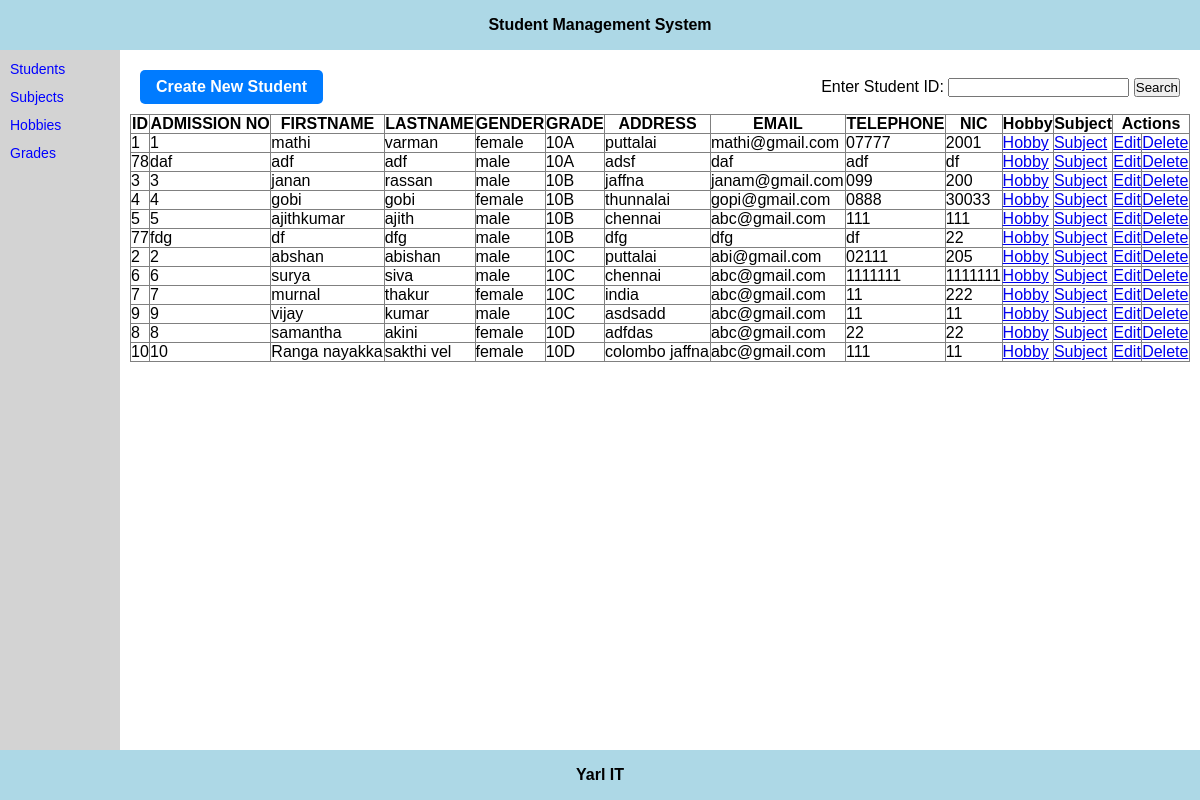
The page / on the database its author committed.
### tables this page shows
CREATE TABLE `students` (
  `id` int NOT NULL AUTO_INCREMENT,
  `admission_no` varchar(50) DEFAULT NULL,
  `first_name` varchar(250) DEFAULT NULL,
  `last_name` varchar(250) DEFAULT NULL,
  `gender` varchar(10) DEFAULT NULL,
  `address` varchar(250) DEFAULT NULL,
  `email` varchar(259) DEFAULT NULL,
  `telephone_no` varchar(50) DEFAULT NULL,
  `nic` varchar(20) DEFAULT NULL,
  `created_at` timestamp NULL DEFAULT CURRENT_TIMESTAMP,
  `updated_at` datetime DEFAULT CURRENT_TIMESTAMP,
  `deleted_at` datetime DEFAULT NULL,
  `grade_id` int DEFAULT NULL,
  PRIMARY KEY (`id`),
  KEY `grade_id` (`grade_id`)
);

CREATE TABLE `grades` (
  `id` int NOT NULL AUTO_INCREMENT,
  `grade_number` int DEFAULT NULL,
  `grade_type` varchar(5) DEFAULT NULL,
  `grade` varchar(10) DEFAULT NULL,
  PRIMARY KEY (`id`)
);

### students/index.php (the view, shortened to what this page needs)
<!DOCTYPE html>
<html lang="en">
<head>
</head>
<body>
    <?php
    $connection = mysqli_connect("localhost","root","root","crudsystem");
    $sql = "SELECT `students`.`id`,`admission_no`,`first_name`,`last_name`,`gender`,`grade`,`address`,`email`,`telephone_no`,`nic` FROM `students` INNER JOIN `grades` ON `students`.`grade_id` = `grades`.`id`";
    $result = mysqli_query($connection,$sql);
    $studuents= mysqli_fetch_all($result,MYSQLI_ASSOC);
    ?>
    <div class="container">
    <div>
        <a href="index.php?page=create&section=students" class="button-link">Create New Student</a>
    </div>
    <div>
        <form action="index.php?page=search&section=students" method="post">
            <label for="sstu">Enter Student ID:</label>
            <input type="text" name="sstu" id="sstu">
            <input type="submit" value="Search">
        </form>
    </div>
    </div>
    <div style="overflow-x: auto; max-width: 100%;">
        <table border="1" style="width: 100%; border-collapse: collapse;">
            <tr align="center">
                <th>ID</th>
                <th>ADMISSION NO</th>
                <th>FIRSTNAME</th>
                <th>LASTNAME</th>
                <th>GENDER</th>
                <th>GRADE</th>
                <th>ADDRESS</th>
                <th>EMAIL</th>
                <th>TELEPHONE</th>
                <th>NIC</th>
                <th>Hobby</th>
                <th>Subject</th>
                <th colspan="2">Actions</th>
            </tr>
            <?php foreach ($studuents as $student): ?>
                <tr>
                    <td><?php echo $student['id'] ?></td>
                    <td><?php echo $student['admission_no'] ?></td>
                    <td><?php echo $student['first_name'] ?></td>
                    <td><?php echo $student['last_name'] ?></td>
                    <td><?php echo $student['gender'] ?></td>
                    <td><?php echo $student['grade'] ?></td>
                    <td><?php echo $student['address'] ?></td>
                    <td><?php echo $student['email'] ?></td>
                    <td><?php echo $student['telephone_no'] ?></td>
                    <td><?php echo $student['nic'] ?></td>
                    <td><a href="index.php?page=viewhobby&section=hobbies&id=<?php echo $student['id']; ?>">Hobby</a></td>
                    <td><a href="index.php?page=viewsubject&section=subjects&id=<?php echo $student['id']; ?>">Subject</a></td>
                    <td><a href="index.php?page=edit&section=students&id=<?php echo $student['id']; ?>">Edit</a></td>
                    <td><a href="index.php?page=delete&section=students&id=<?php echo $student['id']; ?>" onclick="return confirm('Do you want to delete?')">Delete</a></td>
                </tr>
            <?php endforeach; ?>
        </table>
    </div>
</body>
</html>

### index.php (shortened to what this page needs)
<!DOCTYPE html>
<html lang="en">
<head>
</head>
<body>
  <div class="header">Student Management System</div>
  <div class="main">
    <div class="sidebar">
      <ul>
        <li><a href="index.php?page=index&section=students">Students</a></li>
        <li><a href="index.php?page=index&section=subjects">Subjects</a></li>
        <li><a href="index.php?page=index&section=hobbies">Hobbies</a></li>
        <li><a href="index.php?page=index&section=grades">Grades</a></li>
      </ul>
    </div>
    <div class="content">
      <?php
        $page = $_GET['page'];
        $section = $_GET['section'];
        $path = './' . $section . '/' . $page . '.php';
        if(file_exists($path)){
            include $path;
        } else {
            echo "<h1>Page not found!</h1>";
        }
      ?>
    </div>
  </div>
  <div class="footer">Yarl IT</div>
</body>
</html>

### index.php (style rules this page uses)
* { margin: 0; padding: 0; box-sizing: border-box; }
body, html { height: 100%; font-family: Arial, sans-serif; }
.header, .footer { height: 50px; background-color: lightblue; display: flex; justify-content: center; align-items: center; font-weight: bold; }
.main { display: flex; height: calc(100vh - 100px); }
.sidebar { width: 10%; background-color: lightgray; padding: 10px; }
.sidebar ul { list-style-type: none; }
.sidebar li { margin-bottom: 10px; }
.sidebar a { text-decoration: none; color: blue; font-size: 14px; }
.content { width: 90%; padding: 10px; background-color: white; overflow-y: auto; }

### students/index.php (style rules this page uses)
.container { display: flex; justify-content: space-between; align-items: center; padding: 10px; }
.button-link { display: inline-block; padding: 8px 16px; background-color: #007BFF; color: white; text-decoration: none; border-radius: 5px; font-weight: bold; }

### rows shown on the page
students: id "1", admission_no "1", first_name "mathi", last_name "varman", gender "female", grade.grade "10A", address "puttalai", email "mathi@gmail.com", telephone_no "07777", nic "2001"
students: id "78", admission_no "daf", first_name "adf", last_name "adf", gender "male", grade.grade "10A", address "adsf", email "daf", telephone_no "adf", nic "df"
students: id "3", admission_no "3", first_name "janan", last_name "rassan", gender "male", grade.grade "10B", address "jaffna", email "janam@gmail.com", telephone_no "099", nic "200"
students: id "4", admission_no "4", first_name "gobi", last_name "gobi", gender "female", grade.grade "10B", address "thunnalai", email "gopi@gmail.com", telephone_no "0888", nic "30033"
students: id "5", admission_no "5", first_name "ajithkumar", last_name "ajith", gender "male", grade.grade "10B", address "chennai", email "abc@gmail.com", telephone_no "111", nic "111"
students: id "77", admission_no "fdg", first_name "df", last_name "dfg", gender "male", grade.grade "10B", address "dfg", email "dfg", telephone_no "df", nic "22"
students: id "2", admission_no "2", first_name "abshan", last_name "abishan", gender "male", grade.grade "10C", address "puttalai", email "abi@gmail.com", telephone_no "02111", nic "205"
students: id "6", admission_no "6", first_name "surya", last_name "siva", gender "male", grade.grade "10C", address "chennai", email "abc@gmail.com", telephone_no "1111111", nic "1111111"
students: id "7", admission_no "7", first_name "murnal", last_name "thakur", gender "female", grade.grade "10C", address "india", email "abc@gmail.com", telephone_no "11", nic "222"
students: id "9", admission_no "9", first_name "vijay", last_name "kumar", gender "male", grade.grade "10C", address "asdsadd", email "abc@gmail.com", telephone_no "11", nic "11"
students: id "8", admission_no "8", first_name "samantha", last_name "akini", gender "female", grade.grade "10D", address "adfdas", email "abc@gmail.com", telephone_no "22", nic "22"
students: id "10", admission_no "10", first_name "Ranga nayakka", last_name "sakthi vel", gender "female", grade.grade "10D", address "colombo jaffna", email "abc@gmail.com", telephone_no "111", nic "11"
